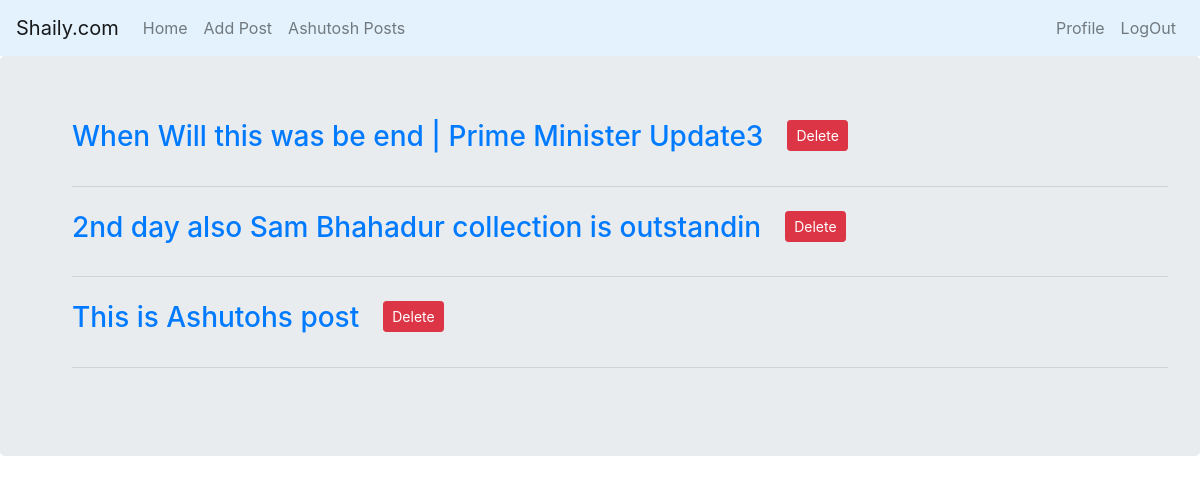
The page /mypost/ (signed in) on the database its author committed.
### testapp/models.py (models this page shows, shortened)
class Post(models.Model):
    title=models.CharField(max_length=100)
    body=models.TextField()
    author=models.ForeignKey(User,on_delete=models.CASCADE)
    like = models.ManyToManyField(User, related_name='like', blank=True)

### testapp/views.py (the view)
# urls.py: path('mypost/',views.MyPostView)
def MyPostView(request):
    post=Post.objects.all()
    return render(request,'mypost.html',{'posts':post})

### templates/mypost.html (shortened to what this page needs)
<!DOCTYPE html>
{% extends 'base.html' %}
{% block body_block %}
<html lang="en">
<head>
</head>
<body>
    <div class="jumbotron">
        <ul>
            {% for post in posts %}
            {% if user.id == post.author.id %}
            <li class="d-flex">
                <div><a href="/post/{{post.id}}">
                        <h3 class="display-5">{{post.title |capfirst }} </h3>
                    </a></div>
                <div class="ml-4"> <a class=" btn btn-danger btn-sm" href="{% url 'delete_post' post.id %}">Delete</a>
                </div>
            </li>
            <hr class="my-4">
            {% endif %}
            {% endfor %}
        </ul>
    </div>
</body>
{% endblock %}

### templates/base.html (shortened to what this page needs)
<!DOCTYPE html>
<html lang="en">
<head>
    <link rel="stylesheet" href="https://cdn.jsdelivr.net/npm/bootstrap@4.6.2/dist/css/bootstrap.min.css"
>
</head>
<body>
    <nav class="navbar navbar-expand-lg navbar-light" style="background-color: #e3f2fd;">
        <a class="navbar-brand" href="/">Shaily.com</a>
        <div class="collapse navbar-collapse" id="navbarNav">
            <div class="navbar-nav mr-auto">
                <a class="nav-link" href="/">Home</a>
                {% if user.is_authenticated %}
                <a class="nav-link" href="/addpost">Add Post</a>
                <a class="nav-link" href="/mypost/">{{user.first_name}} Posts</a>
                {% endif %}
            </div>
            <div class="navbar-nav ml-auto">
                {% if user.is_authenticated %}
                <a class="nav-link" href="/userprofile">Profile</a>
                <a class="nav-link" href="/accounts/logout">LogOut</a>
                {% else %}
                <a class="nav-link" href="/accounts/login">LogIn</a>
                <a class="nav-link" href="/signup">SignUp</a>
                {% endif %}
            </div>
        </div>
    </nav>
    {% block body_block %}
    {% endblock %}
</body>
</html>

### rows shown on the page
Post: title "When Will this was be end | Prime Minister Update3"
Post: title "2nd day also Sam Bhahadur collection is outstandin"
Post: title "This is Ashutohs post"

### other values the page prints
{{ user.first_name }} "Ashutosh"
